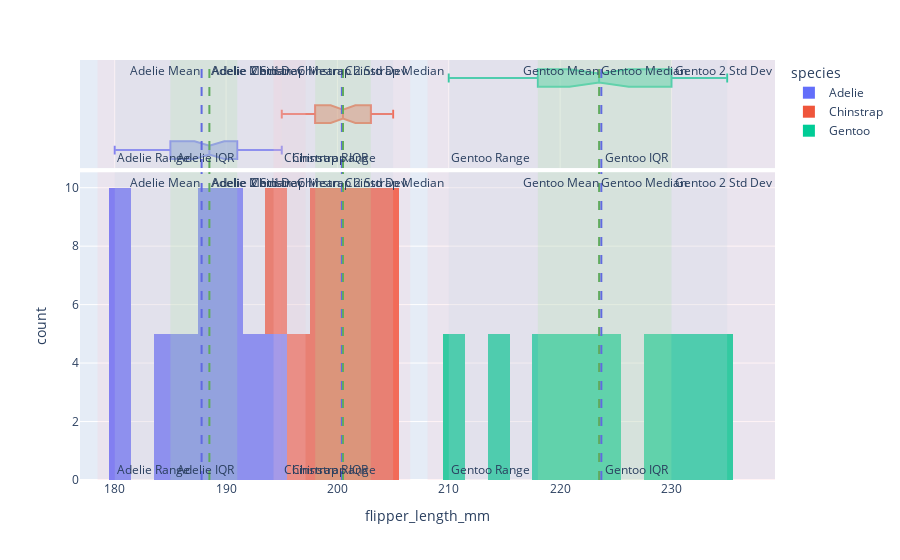

The code cell stored with this chart in its notebook:
### Code cell
import pandas as pd
import plotly.express as px
import plotly.graph_objects as go

# Simulating the penguins dataset with typical values for 'flipper_length_mm' and 'species'
data = {
    'species': ['Adelie'] * 50 + ['Chinstrap'] * 50 + ['Gentoo'] * 50,
    'flipper_length_mm': [190, 195, 180, 181, 186, 193, 185, 189, 191, 188] * 5 +
                         [195, 200, 202, 204, 198, 199, 201, 197, 203, 205] * 5 +
                         [210, 215, 220, 225, 218, 230, 233, 229, 222, 235] * 5
}

penguins = pd.DataFrame(data)

# Group by species and calculate statistics
stats = penguins.groupby('species')['flipper_length_mm'].agg(
    mean='mean',
    median='median',
    std='std',
    q1=lambda x: x.quantile(0.25),
    q3=lambda x: x.quantile(0.75),
    min_val='min',
    max_val='max'
).reset_index()

# Create a plotly histogram for each species
fig = px.histogram(penguins, x='flipper_length_mm', color='species', nbins=30, marginal='box')

# Add mean, median, and scale indicators (range, IQR, 2 std devs) for each species
for i, row in stats.iterrows():
    # Mean line
    fig.add_vline(x=row['mean'], line=dict(color='blue', width=2, dash='dash'),
                  annotation_text=f"{row['species']} Mean", annotation_position="top left")
    
    # Median line
    fig.add_vline(x=row['median'], line=dict(color='green', width=2, dash='dash'),
                  annotation_text=f"{row['species']} Median", annotation_position="top right")
    
    # Range rectangle
    fig.add_vrect(x0=row['min_val'], x1=row['max_val'], fillcolor="lightblue", opacity=0.2, line_width=0,
                  annotation_text=f"{row['species']} Range", annotation_position="bottom left")
    
    # IQR rectangle
    fig.add_vrect(x0=row['q1'], x1=row['q3'], fillcolor="lightgreen", opacity=0.2, line_width=0,
                  annotation_text=f"{row['species']} IQR", annotation_position="bottom right")
    
    # 2 standard deviations away from the mean
    fig.add_vrect(x0=row['mean'] - 2 * row['std'], x1=row['mean'] + 2 * row['std'], 
                  fillcolor="pink", opacity=0.2, line_width=0,
                  annotation_text=f"{row['species']} 2 Std Dev", annotation_position="top right")

# Show the plot
fig.show()

### Figure 1 — Plotly figure (JSON) as saved in the notebook; plotly's stock layout.template omitted (floating-point values rounded to 4 significant figures)
{"data": [{"alignmentgroup": "True", "bingroup": "x", "hovertemplate": "species=Adelie<br>flipper_length_mm=%{x}<br>count=%{y}<extra></extra>", "legendgroup": "Adelie", "marker": {"color": "#636efa", "pattern": {"shape": ""}}, "name": "Adelie", "nbinsx": 30, "offsetgroup": "Adelie", "orientation": "v", "showlegend": true, "type": "histogram", "x": [190, 195, 180, 181, 186, 193, 185, 189, 191, 188, 190, 195, 180, 181, 186, 193, 185, 189, 191, 188, 190, 195, 180, 181, 186, 193, 185, 189, 191, 188, 190, 195, 180, 181, 186, 193, 185, 189, 191, 188, 190, 195, 180, 181, 186, 193, 185, 189, 191, 188], "xaxis": "x", "yaxis": "y"}, {"alignmentgroup": "True", "hovertemplate": "species=Adelie<br>flipper_length_mm=%{x}<extra></extra>", "legendgroup": "Adelie", "marker": {"color": "#636efa"}, "name": "Adelie", "notched": true, "offsetgroup": "Adelie", "showlegend": false, "type": "box", "x": [190, 195, 180, 181, 186, 193, 185, 189, 191, 188, 190, 195, 180, 181, 186, 193, 185, 189, 191, 188, 190, 195, 180, 181, 186, 193, 185, 189, 191, 188, 190, 195, 180, 181, 186, 193, 185, 189, 191, 188, 190, 195, 180, 181, 186, 193, 185, 189, 191, 188], "xaxis": "x2", "yaxis": "y2"}, {"alignmentgroup": "True", "bingroup": "x", "hovertemplate": "species=Chinstrap<br>flipper_length_mm=%{x}<br>count=%{y}<extra></extra>", "legendgroup": "Chinstrap", "marker": {"color": "#EF553B", "pattern": {"shape": ""}}, "name": "Chinstrap", "nbinsx": 30, "offsetgroup": "Chinstrap", "orientation": "v", "showlegend": true, "type": "histogram", "x": [195, 200, 202, 204, 198, 199, 201, 197, 203, 205, 195, 200, 202, 204, 198, 199, 201, 197, 203, 205, 195, 200, 202, 204, 198, 199, 201, 197, 203, 205, 195, 200, 202, 204, 198, 199, 201, 197, 203, 205, 195, 200, 202, 204, 198, 199, 201, 197, 203, 205], "xaxis": "x", "yaxis": "y"}, {"alignmentgroup": "True", "hovertemplate": "species=Chinstrap<br>flipper_length_mm=%{x}<extra></extra>", "legendgroup": "Chinstrap", "marker": {"color": "#EF553B"}, "name": "Chinstrap", "notched": true, "offsetgroup": "Chinstrap", "showlegend": false, "type": "box", "x": [195, 200, 202, 204, 198, 199, 201, 197, 203, 205, 195, 200, 202, 204, 198, 199, 201, 197, 203, 205, 195, 200, 202, 204, 198, 199, 201, 197, 203, 205, 195, 200, 202, 204, 198, 199, 201, 197, 203, 205, 195, 200, 202, 204, 198, 199, 201, 197, 203, 205], "xaxis": "x2", "yaxis": "y2"}, {"alignmentgroup": "True", "bingroup": "x", "hovertemplate": "species=Gentoo<br>flipper_length_mm=%{x}<br>count=%{y}<extra></extra>", "legendgroup": "Gentoo", "marker": {"color": "#00cc96", "pattern": {"shape": ""}}, "name": "Gentoo", "nbinsx": 30, "offsetgroup": "Gentoo", "orientation": "v", "showlegend": true, "type": "histogram", "x": [210, 215, 220, 225, 218, 230, 233, 229, 222, 235, 210, 215, 220, 225, 218, 230, 233, 229, 222, 235, 210, 215, 220, 225, 218, 230, 233, 229, 222, 235, 210, 215, 220, 225, 218, 230, 233, 229, 222, 235, 210, 215, 220, 225, 218, 230, 233, 229, 222, 235], "xaxis": "x", "yaxis": "y"}, {"alignmentgroup": "True", "hovertemplate": "species=Gentoo<br>flipper_length_mm=%{x}<extra></extra>", "legendgroup": "Gentoo", "marker": {"color": "#00cc96"}, "name": "Gentoo", "notched": true, "offsetgroup": "Gentoo", "showlegend": false, "type": "box", "x": [210, 215, 220, 225, 218, 230, 233, 229, 222, 235, 210, 215, 220, 225, 218, 230, 233, 229, 222, 235, 210, 215, 220, 225, 218, 230, 233, 229, 222, 235, 210, 215, 220, 225, 218, 230, 233, 229, 222, 235, 210, 215, 220, 225, 218, 230, 233, 229, 222, 235], "xaxis": "x2", "yaxis": "y2"}], "layout": {"annotations": [{"showarrow": false, "text": "Adelie Mean", "x": 187.8, "xanchor": "right", "xref": "x", "y": 1, "yanchor": "top", "yref": "y domain"}, {"showarrow": false, "text": "Adelie Mean", "x": 187.8, "xanchor": "right", "xref": "x2", "y": 1, "yanchor": "top", "yref": "y2 domain"}, {"showarrow": false, "text": "Adelie Median", "x": 188.5, "xanchor": "left", "xref": "x", "y": 1, "yanchor": "top", "yref": "y domain"}, {"showarrow": false, "text": "Adelie Median", "x": 188.5, "xanchor": "left", "xref": "x2", "y": 1, "yanchor": "top", "yref": "y2 domain"}, {"showarrow": false, "text": "Adelie Range", "x": 180, "xanchor": "left", "xref": "x", "y": 0, "yanchor": "bottom", "yref": "y domain"}, {"showarrow": false, "text": "Adelie Range", "x": 180, "xanchor": "left", "xref": "x2", "y": 0, "yanchor": "bottom", "yref": "y2 domain"}, {"showarrow": false, "text": "Adelie IQR", "x": 191, "xanchor": "right", "xref": "x", "y": 0, "yanchor": "bottom", "yref": "y domain"}, {"showarrow": false, "text": "Adelie IQR", "x": 191, "xanchor": "right", "xref": "x2", "y": 0, "yanchor": "bottom", "yref": "y2 domain"}, {"showarrow": false, "text": "Adelie 2 Std Dev", "x": 197.1, "xanchor": "right", "xref": "x", "y": 1, "yanchor": "top", "yref": "y domain"}, {"showarrow": false, "text": "Adelie 2 Std Dev", "x": 197.1, "xanchor": "right", "xref": "x2", "y": 1, "yanchor": "top", "yref": "y2 domain"}, {"showarrow": false, "text": "Chinstrap Mean", "x": 200.4, "xanchor": "right", "xref": "x", "y": 1, "yanchor": "top", "yref": "y domain"}, {"showarrow": false, "text": "Chinstrap Mean", "x": 200.4, "xanchor": "right", "xref": "x2", "y": 1, "yanchor": "top", "yref": "y2 domain"}, {"showarrow": false, "text": "Chinstrap Median", "x": 200.5, "xanchor": "left", "xref": "x", "y": 1, "yanchor": "top", "yref": "y domain"}, {"showarrow": false, "text": "Chinstrap Median", "x": 200.5, "xanchor": "left", "xref": "x2", "y": 1, "yanchor": "top", "yref": "y2 domain"}, {"showarrow": false, "text": "Chinstrap Range", "x": 195, "xanchor": "left", "xref": "x", "y": 0, "yanchor": "bottom", "yref": "y domain"}, {"showarrow": false, "text": "Chinstrap Range", "x": 195, "xanchor": "left", "xref": "x2", "y": 0, "yanchor": "bottom", "yref": "y2 domain"}, {"showarrow": false, "text": "Chinstrap IQR", "x": 203, "xanchor": "right", "xref": "x", "y": 0, "yanchor": "bottom", "yref": "y domain"}, {"showarrow": false, "text": "Chinstrap IQR", "x": 203, "xanchor": "right", "xref": "x2", "y": 0, "yanchor": "bottom", "yref": "y2 domain"}, {"showarrow": false, "text": "Chinstrap 2 Std Dev", "x": 206.5, "xanchor": "right", "xref": "x", "y": 1, "yanchor": "top", "yref": "y domain"}, {"showarrow": false, "text": "Chinstrap 2 Std Dev", "x": 206.5, "xanchor": "right", "xref": "x2", "y": 1, "yanchor": "top", "yref": "y2 domain"}, {"showarrow": false, "text": "Gentoo Mean", "x": 223.7, "xanchor": "right", "xref": "x", "y": 1, "yanchor": "top", "yref": "y domain"}, {"showarrow": false, "text": "Gentoo Mean", "x": 223.7, "xanchor": "right", "xref": "x2", "y": 1, "yanchor": "top", "yref": "y2 domain"}, {"showarrow": false, "text": "Gentoo Median", "x": 223.5, "xanchor": "left", "xref": "x", "y": 1, "yanchor": "top", "yref": "y domain"}, {"showarrow": false, "text": "Gentoo Median", "x": 223.5, "xanchor": "left", "xref": "x2", "y": 1, "yanchor": "top", "yref": "y2 domain"}, {"showarrow": false, "text": "Gentoo Range", "x": 210, "xanchor": "left", "xref": "x", "y": 0, "yanchor": "bottom", "yref": "y domain"}, {"showarrow": false, "text": "Gentoo Range", "x": 210, "xanchor": "left", "xref": "x2", "y": 0, "yanchor": "bottom", "yref": "y2 domain"}, {"showarrow": false, "text": "Gentoo IQR", "x": 230, "xanchor": "right", "xref": "x", "y": 0, "yanchor": "bottom", "yref": "y domain"}, {"showarrow": false, "text": "Gentoo IQR", "x": 230, "xanchor": "right", "xref": "x2", "y": 0, "yanchor": "bottom", "yref": "y2 domain"}, {"showarrow": false, "text": "Gentoo 2 Std Dev", "x": 239.3, "xanchor": "right", "xref": "x", "y": 1, "yanchor": "top", "yref": "y domain"}, {"showarrow": false, "text": "Gentoo 2 Std Dev", "x": 239.3, "xanchor": "right", "xref": "x2", "y": 1, "yanchor": "top", "yref": "y2 domain"}], "barmode": "relative", "legend": {"title": {"text": "species"}, "tracegroupgap": 0}, "margin": {"t": 60}, "shapes": [{"line": {"color": "blue", "dash": "dash", "width": 2}, "type": "line", "x0": 187.8, "x1": 187.8, "xref": "x", "y0": 0, "y1": 1, "yref": "y domain"}, {"line": {"color": "blue", "dash": "dash", "width": 2}, "type": "line", "x0": 187.8, "x1": 187.8, "xref": "x2", "y0": 0, "y1": 1, "yref": "y2 domain"}, {"line": {"color": "green", "dash": "dash", "width": 2}, "type": "line", "x0": 188.5, "x1": 188.5, "xref": "x", "y0": 0, "y1": 1, "yref": "y domain"}, {"line": {"color": "green", "dash": "dash", "width": 2}, "type": "line", "x0": 188.5, "x1": 188.5, "xref": "x2", "y0": 0, "y1": 1, "yref": "y2 domain"}, {"fillcolor": "lightblue", "line": {"width": 0}, "opacity": 0.2, "type": "rect", "x0": 180, "x1": 195, "xref": "x", "y0": 0, "y1": 1, "yref": "y domain"}, {"fillcolor": "lightblue", "line": {"width": 0}, "opacity": 0.2, "type": "rect", "x0": 180, "x1": 195, "xref": "x2", "y0": 0, "y1": 1, "yref": "y2 domain"}, {"fillcolor": "lightgreen", "line": {"width": 0}, "opacity": 0.2, "type": "rect", "x0": 185, "x1": 191, "xref": "x", "y0": 0, "y1": 1, "yref": "y domain"}, {"fillcolor": "lightgreen", "line": {"width": 0}, "opacity": 0.2, "type": "rect", "x0": 185, "x1": 191, "xref": "x2", "y0": 0, "y1": 1, "yref": "y2 domain"}, {"fillcolor": "pink", "line": {"width": 0}, "opacity": 0.2, "type": "rect", "x0": 178.5, "x1": 197.1, "xref": "x", "y0": 0, "y1": 1, "yref": "y domain"}, {"fillcolor": "pink", "line": {"width": 0}, "opacity": 0.2, "type": "rect", "x0": 178.5, "x1": 197.1, "xref": "x2", "y0": 0, "y1": 1, "yref": "y2 domain"}, {"line": {"color": "blue", "dash": "dash", "width": 2}, "type": "line", "x0": 200.4, "x1": 200.4, "xref": "x", "y0": 0, "y1": 1, "yref": "y domain"}, {"line": {"color": "blue", "dash": "dash", "width": 2}, "type": "line", "x0": 200.4, "x1": 200.4, "xref": "x2", "y0": 0, "y1": 1, "yref": "y2 domain"}, {"line": {"color": "green", "dash": "dash", "width": 2}, "type": "line", "x0": 200.5, "x1": 200.5, "xref": "x", "y0": 0, "y1": 1, "yref": "y domain"}, {"line": {"color": "green", "dash": "dash", "width": 2}, "type": "line", "x0": 200.5, "x1": 200.5, "xref": "x2", "y0": 0, "y1": 1, "yref": "y2 domain"}, {"fillcolor": "lightblue", "line": {"width": 0}, "opacity": 0.2, "type": "rect", "x0": 195, "x1": 205, "xref": "x", "y0": 0, "y1": 1, "yref": "y domain"}, {"fillcolor": "lightblue", "line": {"width": 0}, "opacity": 0.2, "type": "rect", "x0": 195, "x1": 205, "xref": "x2", "y0": 0, "y1": 1, "yref": "y2 domain"}, {"fillcolor": "lightgreen", "line": {"width": 0}, "opacity": 0.2, "type": "rect", "x0": 198, "x1": 203, "xref": "x", "y0": 0, "y1": 1, "yref": "y domain"}, {"fillcolor": "lightgreen", "line": {"width": 0}, "opacity": 0.2, "type": "rect", "x0": 198, "x1": 203, "xref": "x2", "y0": 0, "y1": 1, "yref": "y2 domain"}, {"fillcolor": "pink", "line": {"width": 0}, "opacity": 0.2, "type": "rect", "x0": 194.3, "x1": 206.5, "xref": "x", "y0": 0, "y1": 1, "yref": "y domain"}, {"fillcolor": "pink", "line": {"width": 0}, "opacity": 0.2, "type": "rect", "x0": 194.3, "x1": 206.5, "xref": "x2", "y0": 0, "y1": 1, "yref": "y2 domain"}, {"line": {"color": "blue", "dash": "dash", "width": 2}, "type": "line", "x0": 223.7, "x1": 223.7, "xref": "x", "y0": 0, "y1": 1, "yref": "y domain"}, {"line": {"color": "blue", "dash": "dash", "width": 2}, "type": "line", "x0": 223.7, "x1": 223.7, "xref": "x2", "y0": 0, "y1": 1, "yref": "y2 domain"}, {"line": {"color": "green", "dash": "dash", "width": 2}, "type": "line", "x0": 223.5, "x1": 223.5, "xref": "x", "y0": 0, "y1": 1, "yref": "y domain"}, {"line": {"color": "green", "dash": "dash", "width": 2}, "type": "line", "x0": 223.5, "x1": 223.5, "xref": "x2", "y0": 0, "y1": 1, "yref": "y2 domain"}, {"fillcolor": "lightblue", "line": {"width": 0}, "opacity": 0.2, "type": "rect", "x0": 210, "x1": 235, "xref": "x", "y0": 0, "y1": 1, "yref": "y domain"}, {"fillcolor": "lightblue", "line": {"width": 0}, "opacity": 0.2, "type": "rect", "x0": 210, "x1": 235, "xref": "x2", "y0": 0, "y1": 1, "yref": "y2 domain"}, {"fillcolor": "lightgreen", "line": {"width": 0}, "opacity": 0.2, "type": "rect", "x0": 218, "x1": 230, "xref": "x", "y0": 0, "y1": 1, "yref": "y domain"}, {"fillcolor": "lightgreen", "line": {"width": 0}, "opacity": 0.2, "type": "rect", "x0": 218, "x1": 230, "xref": "x2", "y0": 0, "y1": 1, "yref": "y2 domain"}, {"fillcolor": "pink", "line": {"width": 0}, "opacity": 0.2, "type": "rect", "x0": 208.1, "x1": 239.3, "xref": "x", "y0": 0, "y1": 1, "yref": "y domain"}, {"fillcolor": "pink", "line": {"width": 0}, "opacity": 0.2, "type": "rect", "x0": 208.1, "x1": 239.3, "xref": "x2", "y0": 0, "y1": 1, "yref": "y2 domain"}], "xaxis": {"anchor": "y", "domain": [0, 1], "title": {"text": "flipper_length_mm"}}, "xaxis2": {"anchor": "y2", "domain": [0, 1], "matches": "x", "showgrid": true, "showticklabels": false}, "yaxis": {"anchor": "x", "domain": [0, 0.7326], "title": {"text": "count"}}, "yaxis2": {"anchor": "x2", "domain": [0.7426, 1], "matches": "y2", "showgrid": false, "showline": false, "showticklabels": false, "ticks": ""}}}
